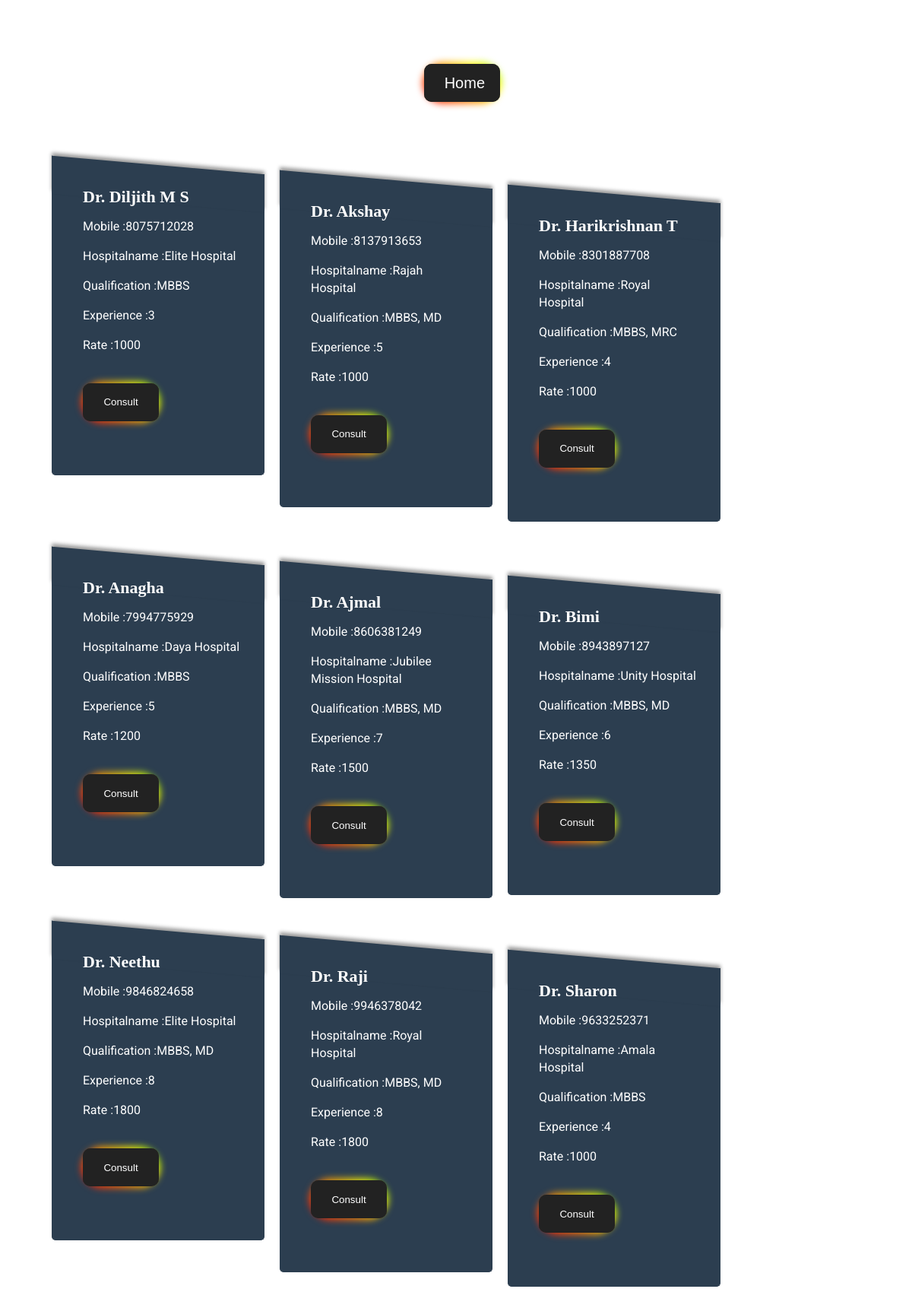
/consult/ (signed in), run on the app's committed database.
### stressapp/models.py (models this page shows)
class doctormodel(models.Model):
    name=models.CharField(max_length=200,null=True)
    qualification=models.CharField(max_length=200,null=True)
    contact=models.CharField(max_length=200,null=True)
    hospitalname=models.CharField(max_length=200,null=True)
    experience=models.CharField(max_length=200,null=True)
    rate=models.CharField(max_length=200,null=True)

### stressapp/views.py (the view)
# urls.py: path('consult/',views.consult,name="consult"),
@login_required(login_url='login')
@user_passes_test(is_registration)
def consult(request):
    cr=doctormodel.objects.all()
    return render(request,'consult.html',{'cr':cr})

### stressapp/views.py (called while the page is built)
def is_registration(user):
    return user.groups.filter(name="STRESS").exists()

### templates/consult.html (shortened to what this page needs)
{% load static %}
<!DOCTYPE html>
<html lang="en" >
<head>
  <link rel="stylesheet" href="https://cdnjs.cloudflare.com/ajax/libs/meyer-reset/2.0/reset.min.css">
<link rel='stylesheet' href='https://maxcdn.bootstrapcdn.com/font-awesome/4.7.0/css/font-awesome.min.css'>
</head>
<body>
  <br><br><br><br>
  <center>
      <button id="search btn" class="button-85" role="button"   type="submit" value="search"><a href="/index" style="font-size: 20px;color:white; text-decoration:none">Home</a></button>
   </center>
   <br><br><br><br>
{% for i in cr %}
<form  action="" method="POST" enctype="multipart/form-data">
<div class="grid-container">
  <div class="grid-col">
        <div class="body-content">
          <h5>{{i.name}}</h5>
          <p>Mobile :{{i.contact}}</p>
          <p>Hospitalname :{{i.hospitalname}}</p>
          <p> Qualification :{{i.qualification}}</p>
          <p> Experience :{{i.experience}}</p>
          <p> Rate :{{i.rate}}</p><br>
          <button id="search btn" class="button-85" role="button"   type="submit" value="search"><a href="https://wa.me/91{{i.contact}}"style="color: white; text-decoration:none;">Consult</a></button>
	    </form>
  {% endfor %}
</body>
</html>

### templates/consult.html (style rules this page uses)
body { background-image: url('/static/registration.jpg'); min-height: 100vh; background-size: cover; background-repeat: no-repeat; width: 100%; height: 100vh; font-family: "Roboto"; background-attachment: fixed; }
.grid-container { width: 90%; margin: 0 auto; }
.grid-col { width: 25%; min-width: 300px; box-sizing: border-box; padding-right: 20px; margin-bottom: 20px; float: left; }
.body-content { background: #2c3e50; padding: 0 30px 70px 40px; position: relative; border: 1px solid #2c3e50; border-top: none; z-index: 1; line-height: 23px; color: #fff; border-bottom-left-radius: 5px; border-bottom-right-radius: 5px; }
.body-content:before { content: ""; position: absolute; top: -30px; left: -1px; width: 100%; height: 50px; background: #2c3e50; border-left: 1px solid #2c3e50; border-right: 1px solid #2c3e50; transform: skewY(5deg); z-index: -1; box-shadow: 0 -4px 5px rgba(0, 0, 0, 0.4); }
.body-content h5 { margin-bottom: 15px; font-family: "Times New Roman"; font-weight: 900; font-size: 22px; }
.button-85 { padding: 0.6em 2em; border: none; outline: none; color: rgb(255, 255, 255); background: #111; cursor: pointer; position: relative; z-index: 0; border-radius: 10px; user-select: none; -webkit-user-select: none; touch-action: manipulation; }
.button-85:before { content: ""; background: linear-gradient( 45deg, #ff0000, #ff7300, #fffb00, #48ff00, #00ffd5, #002bff, #7a00ff, #ff00c8, #ff0000 ); position: absolute; top: -2px; left: -2px; background-size: 400%; z-index: -1; filter: blur(5px); -webkit-filter: blur(5px); width: calc(100% + 4px); height: calc(100% + 4px); animation: glowing-button-85 20s linear infinite; transition: opacity 0.3s ease-in-out; border-radius: 50px; }
.button-85:after { z-index: -1; content: ""; position: absolute; width: 100%; height: 100%; background: #222; left: 0; top: 0; border-radius: 10px; }
.button-85 { width:100px; height:50px }

### data on the page
doctormodel: name "Dr. Diljith M S", contact "8075712028", hospitalname "Elite Hospital", qualification "MBBS", experience "3", rate "1000"
doctormodel: name "Dr. Akshay", contact "8137913653", hospitalname "Rajah Hospital", qualification "MBBS, MD", experience "5", rate "1000"
doctormodel: name "Dr. Harikrishnan T", contact "8301887708", hospitalname "Royal Hospital", qualification "MBBS, MRC", experience "4", rate "1000"
doctormodel: name "Dr. Anagha", contact "7994775929", hospitalname "Daya Hospital", qualification "MBBS", experience "5", rate "1200"
doctormodel: name "Dr. Ajmal", contact "8606381249", hospitalname "Jubilee Mission Hospital", qualification "MBBS, MD", experience "7", rate "1500"
doctormodel: name "Dr. Bimi", contact "8943897127", hospitalname "Unity Hospital", qualification "MBBS, MD", experience "6", rate "1350"
doctormodel: name "Dr. Neethu", contact "9846824658", hospitalname "Elite Hospital", qualification "MBBS, MD", experience "8", rate "1800"
doctormodel: name "Dr. Raji", contact "9946378042", hospitalname "Royal Hospital", qualification "MBBS, MD", experience "8", rate "1800"
doctormodel: name "Dr. Sharon", contact "9633252371", hospitalname "Amala Hospital", qualification "MBBS", experience "4", rate "1000"
